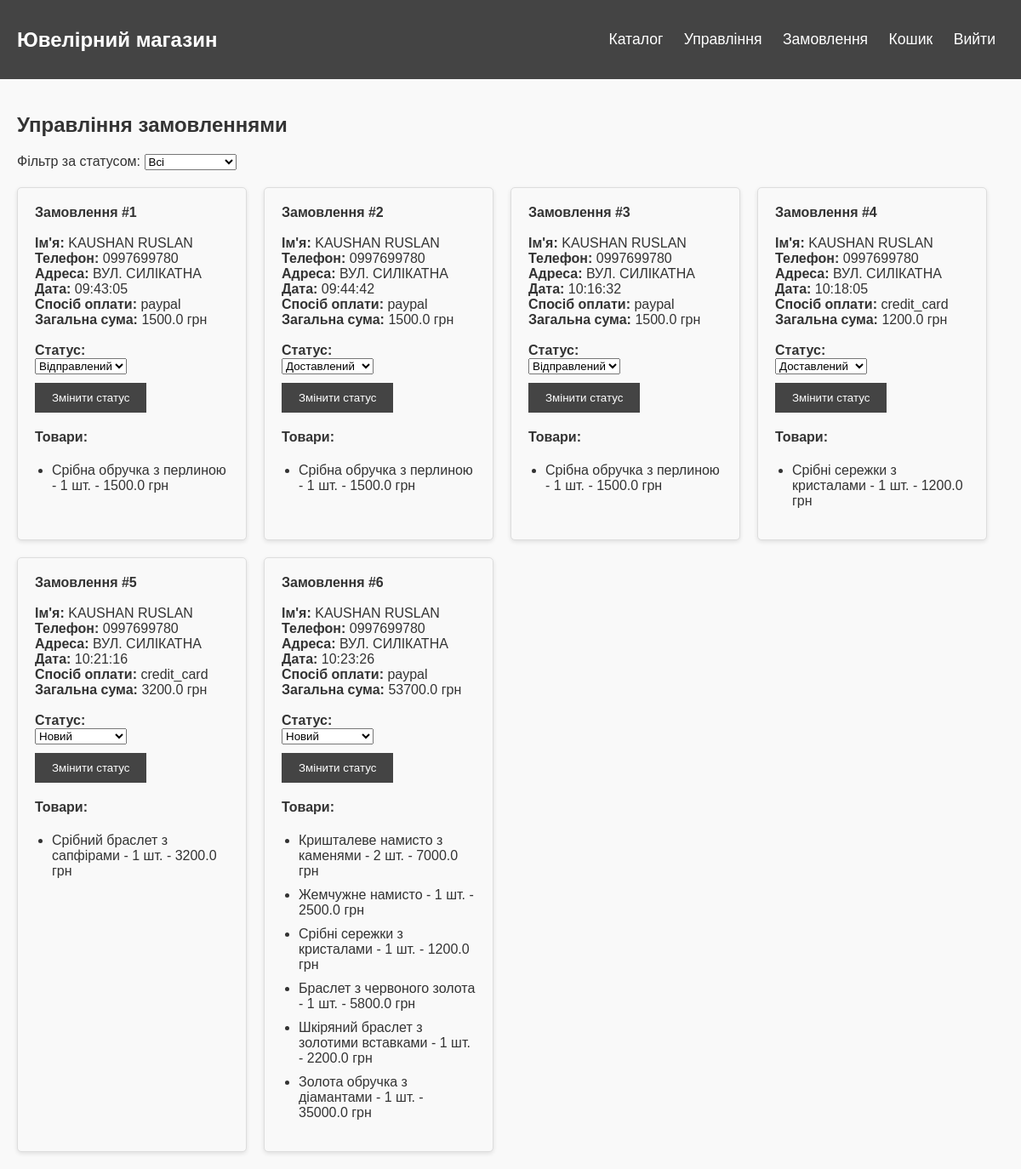
The page /manage_orders (signed in) on the database its author committed.
### app.py (models this page shows)
class Order(db.Model):
    id = db.Column(db.Integer, primary_key=True)
    user_id = db.Column(db.Integer, db.ForeignKey('user.id'), nullable=False)
    first_name = db.Column(db.String(80), nullable=False)
    last_name = db.Column(db.String(80), nullable=False)
    phone = db.Column(db.String(20), nullable=False)
    address = db.Column(db.Text, nullable=False)
    order_items = db.relationship('OrderItem', backref='order', lazy=True)
    created_at = db.Column(db.DateTime, default=datetime.utcnow)
    status = db.Column(db.String(20), nullable=False, default='new')
    payment_method = db.Column(db.String(20), nullable=False)
    total_price = db.Column(db.Float, nullable=False)

class OrderItem(db.Model):
    id = db.Column(db.Integer, primary_key=True)
    order_id = db.Column(db.Integer, db.ForeignKey('order.id'), nullable=False)
    good_id = db.Column(db.Integer, db.ForeignKey('good.id'), nullable=False)
    quantity = db.Column(db.Integer, nullable=False)
    good = db.relationship('Good')

class Good(db.Model):
    id = db.Column(db.Integer, primary_key=True)
    name = db.Column(db.String(80), nullable=False)
    price = db.Column(db.Float, nullable=False)
    description = db.Column(db.Text, nullable=True)
    category_id = db.Column(db.Integer, db.ForeignKey('category.id'), nullable=False)
    category = db.relationship('Category', backref=db.backref('goods', lazy=True))
    image = db.Column(db.String(120), nullable=True)

### app.py (the view)
@app.route('/manage_orders', methods=['GET', 'POST'])
def manage_orders():
    if 'username' not in session or session['role'] != 'manager':
        flash('Недостатньо прав для доступу до управління!')
        return redirect(url_for('catalog'))
    status_filter = request.args.get('status', 'all')
    if status_filter == 'all':
        orders = Order.query.all()
    else:
        orders = Order.query.filter_by(status=status_filter).all()
    return render_template('manage_orders.html', orders=orders, status_filter=status_filter)

### templates/manage_orders.html (shortened to what this page needs)
{% extends "layout.html" %}
{% block content %}
<h2>Управління замовленнями</h2>
<div class="filter-section">
    <form method="get" action="{{ url_for('manage_orders') }}">
        <label for="status">Фільтр за статусом:</label>
        <select name="status" id="status" onchange="this.form.submit()">
            <option value="all" {% if status_filter == 'all' %}selected{% endif %}>Всі</option>
        </select>
    </form>
</div>
<div class="manage-list">
    <div class="orders-grid">
        {% for order in orders %}
        <div class="order-item">
            <strong>Замовлення #{{ order.id }}</strong> <br><br>
            <strong>Ім'я:</strong> {{ order.first_name }} {{ order.last_name }}<br>
            <strong>Телефон:</strong> {{ order.phone }}<br>
            <strong>Адреса:</strong> {{ order.address }}<br>
            <strong>Дата: </strong> {{ order.created_at.strftime('%H:%M:%S') }}<br>
            <strong>Спосіб оплати:</strong> {{ order.payment_method }}<br>
            <strong>Загальна сума:</strong> {{ order.total_price }} грн<br><br>
            <strong>Статус:</strong>
            <form method="post" action="{{ url_for('update_order_status', order_id=order.id) }}">
                <select name="status">
                    <option value="new" {% if order.status == 'new' %}selected{% endif %}>Новий</option>
                    <option value="shipped" {% if order.status == 'shipped' %}selected{% endif %}>Відправлений</option>
                    <option value="delivered" {% if order.status == 'delivered' %}selected{% endif %}>Доставлений</option>
                </select>
                <button type="submit" class="btn">Змінити статус</button>
            </form>
            <h4>Товари:</h4>
            <ul>
                {% for item in order.order_items %}
                <li>{{ item.good.name }} - {{ item.quantity }} шт. - {{ item.good.price * item.quantity }} грн</li>
                {% endfor %}
            </ul>
        </div>
        {% endfor %}
    </div>
</div>
{% endblock %}

### static/styles.css (style rules this page uses)
body { font-family: Arial, sans-serif; margin: 0; padding: 0; background-color: #f9f9f9; color: #333; }
.btn { padding: 10px 20px; background-color: #444; color: #fff; text-decoration: none; border: none; cursor: pointer; margin-top: 10px; }
.filter-section { margin-bottom: 20px; }
.orders-grid { display: flex; flex-wrap: wrap; gap: 20px; }
.order-item { border: 1px solid #ddd; padding: 20px; border-radius: 5px; background-color: #f9f9f9; width: calc(25% - 20px); box-shadow: 0 2px 5px rgba(0, 0, 0, 0.1); box-sizing: border-box; }
.order-item h4 { margin-top: 20px; }
.order-item ul { padding-left: 20px; list-style-type: disc; }
.order-item ul li { margin-bottom: 10px; }

### rows shown on the page
Order: id "1", first_name "KAUSHAN", last_name "RUSLAN", phone "0997699780", address "ВУЛ. СИЛІКАТНА", created_at "09:43:05", payment_method "paypal", total_price "1500.0", status "Відправлений"
OrderItem: good.name "Срібна обручка з перлиною", quantity "1", item.good.price*item.quantity "1500.0"
Order: id "2", first_name "KAUSHAN", last_name "RUSLAN", phone "0997699780", address "ВУЛ. СИЛІКАТНА", created_at "09:44:42", payment_method "paypal", total_price "1500.0", status "Доставлений"
OrderItem: good.name "Срібна обручка з перлиною", quantity "1", item.good.price*item.quantity "1500.0"
Order: id "3", first_name "KAUSHAN", last_name "RUSLAN", phone "0997699780", address "ВУЛ. СИЛІКАТНА", created_at "10:16:32", payment_method "paypal", total_price "1500.0", status "Відправлений"
OrderItem: good.name "Срібна обручка з перлиною", quantity "1", item.good.price*item.quantity "1500.0"
Order: id "4", first_name "KAUSHAN", last_name "RUSLAN", phone "0997699780", address "ВУЛ. СИЛІКАТНА", created_at "10:18:05", payment_method "credit_card", total_price "1200.0", status "Доставлений"
OrderItem: good.name "Срібні сережки з кристалами", quantity "1", item.good.price*item.quantity "1200.0"
Order: id "5", first_name "KAUSHAN", last_name "RUSLAN", phone "0997699780", address "ВУЛ. СИЛІКАТНА", created_at "10:21:16", payment_method "credit_card", total_price "3200.0", status "Новий"
OrderItem: good.name "Срібний браслет з сапфірами", quantity "1", item.good.price*item.quantity "3200.0"
Order: id "6", first_name "KAUSHAN", last_name "RUSLAN", phone "0997699780", address "ВУЛ. СИЛІКАТНА", created_at "10:23:26", payment_method "paypal", total_price "53700.0", status "Новий"
OrderItem: good.name "Кришталеве намисто з каменями", quantity "2", item.good.price*item.quantity "7000.0"
OrderItem: good.name "Жемчужне намисто", quantity "1", item.good.price*item.quantity "2500.0"
OrderItem: good.name "Срібні сережки з кристалами", quantity "1", item.good.price*item.quantity "1200.0"
OrderItem: good.name "Браслет з червоного золота", quantity "1", item.good.price*item.quantity "5800.0"
OrderItem: good.name "Шкіряний браслет з золотими вставками", quantity "1", item.good.price*item.quantity "2200.0"
OrderItem: good.name "Золота обручка з діамантами", quantity "1", item.good.price*item.quantity "35000.0"
